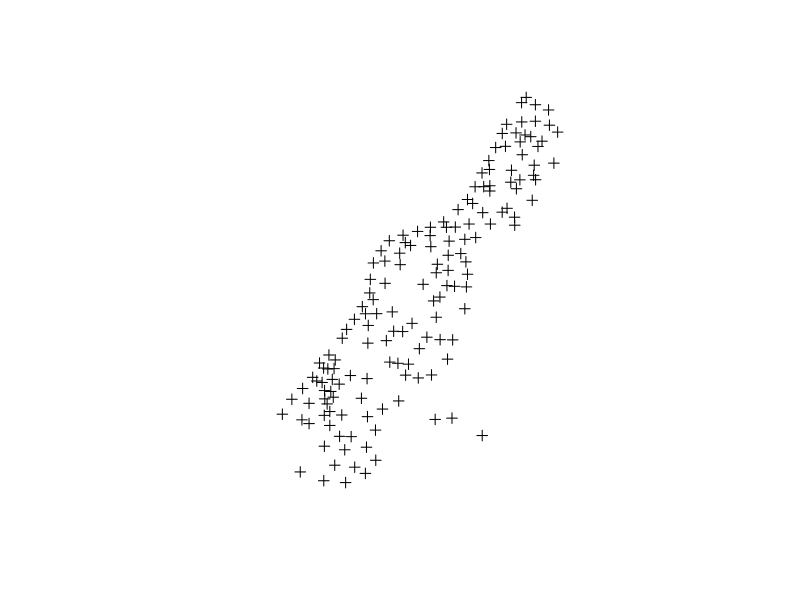

The R script that drew this image:
## ---- chunk 1
library(sp)
demo(meuse, ask = FALSE, echo = FALSE)
plot(meuse)
